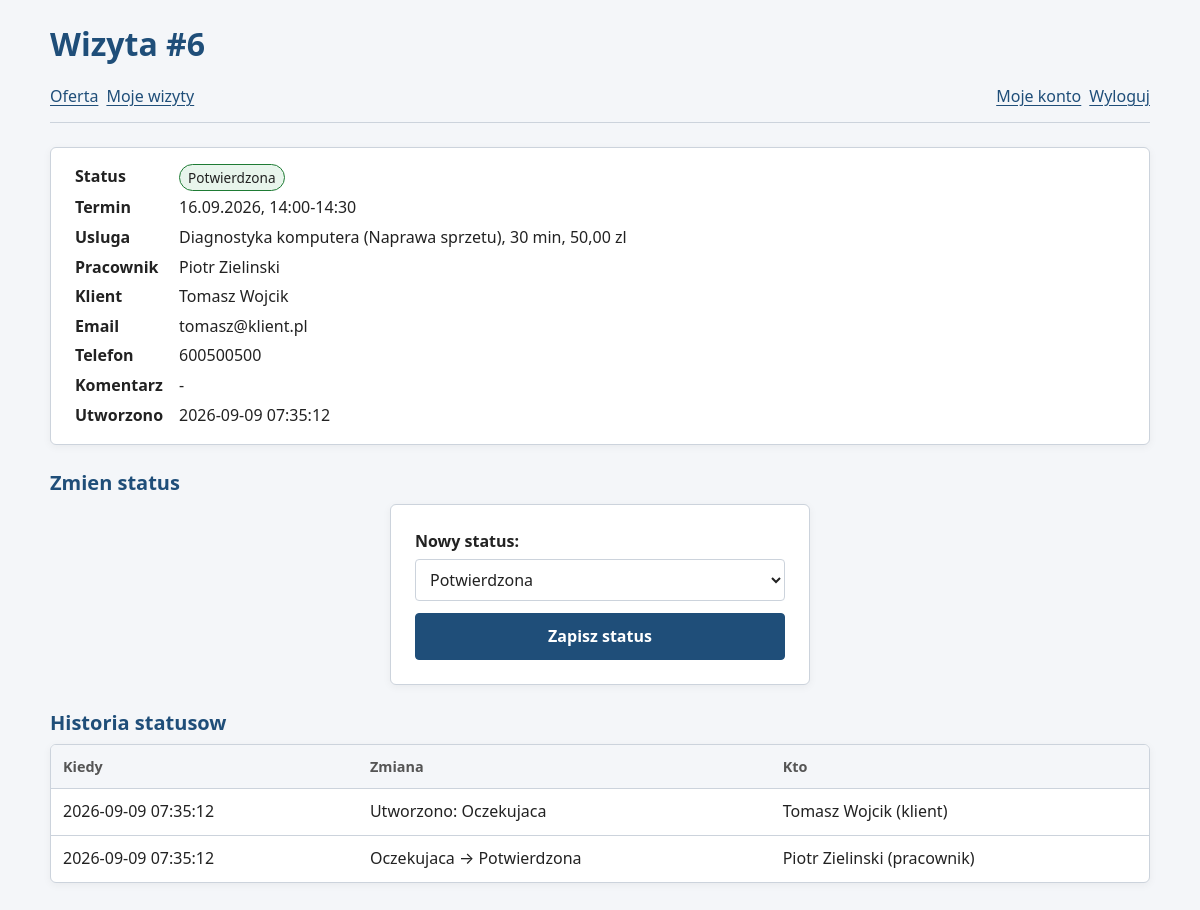
The app's page /wizyta.php?id=6 (signed in) with its own data.
### tables this page shows
CREATE TABLE rezerwacje (
    id INT AUTO_INCREMENT PRIMARY KEY,
    uzytkownik_id INT NOT NULL,
    pracownik_id INT NOT NULL,
    usluga_id INT NOT NULL,
    data_rezerwacji DATE NOT NULL,
    godzina_od TIME NOT NULL,
    godzina_do TIME NOT NULL,
    status ENUM('oczekujaca', 'potwierdzona', 'zrealizowana', 'anulowana') NOT NULL DEFAULT 'oczekujaca',
    komentarz TEXT,
    data_utworzenia TIMESTAMP NOT NULL DEFAULT CURRENT_TIMESTAMP,
    FOREIGN KEY (uzytkownik_id) REFERENCES uzytkownicy(id) ON DELETE RESTRICT,
    FOREIGN KEY (pracownik_id) REFERENCES pracownicy(id) ON DELETE RESTRICT,
    FOREIGN KEY (usluga_id) REFERENCES uslugi(id) ON DELETE RESTRICT,
    CHECK (godzina_do > godzina_od),
    INDEX idx_pracownik_data (pracownik_id, data_rezerwacji),
    INDEX idx_uzytkownik (uzytkownik_id)
);

CREATE TABLE uslugi (
    id INT AUTO_INCREMENT PRIMARY KEY,
    kategoria_id INT NOT NULL,
    nazwa VARCHAR(100) NOT NULL,
    opis TEXT,
    czas_trwania INT NOT NULL,
    cena DECIMAL(8,2) NOT NULL,
    aktywna TINYINT(1) NOT NULL DEFAULT 1,
    FOREIGN KEY (kategoria_id) REFERENCES kategorie_uslug(id) ON DELETE RESTRICT,
    CHECK (czas_trwania > 0),
    CHECK (cena >= 0)
);

CREATE TABLE kategorie_uslug (
    id INT AUTO_INCREMENT PRIMARY KEY,
    nazwa VARCHAR(100) NOT NULL,
    opis TEXT
);

CREATE TABLE uzytkownicy (
    id INT AUTO_INCREMENT PRIMARY KEY,
    imie VARCHAR(50) NOT NULL,
    nazwisko VARCHAR(50) NOT NULL,
    email VARCHAR(100) NOT NULL UNIQUE,
    haslo VARCHAR(255) NOT NULL,
    telefon VARCHAR(20),
    rola ENUM('klient', 'pracownik', 'administrator') NOT NULL DEFAULT 'klient',
    aktywny TINYINT(1) NOT NULL DEFAULT 1,
    data_utworzenia TIMESTAMP NOT NULL DEFAULT CURRENT_TIMESTAMP
);

### includes/statusy.php (called while the page is built, shortened)
<?php
function historiaStatusow(PDO $pdo, int $rezerwacjaId): array
{
    $stmt = $pdo->prepare(
        "SELECT h.status_przed, h.status_po, h.data_zmiany, CONCAT(u.imie, ' ', u.nazwisko) AS kto, u.rola
         FROM historia_statusow h
         LEFT JOIN uzytkownicy u ON u.id = h.zmienil_id
         WHERE h.rezerwacja_id = ?
         ORDER BY h.data_zmiany, h.id"
    );
    $stmt->execute([$rezerwacjaId]);
    return $stmt->fetchAll(PDO::FETCH_ASSOC);
}

### public/wizyta.php (the view, shortened to what this page needs)
<?php
require __DIR__ . '/../includes/wspolne.php';
require __DIR__ . '/../includes/statusy.php';
$rola = $_SESSION['user_rola'];
$id = liczba($_GET['id'] ?? '');
$warunek = '1';
$parametry = [];
if ($rola === 'pracownik') {
    $warunek = 'pracownik_id = (SELECT id FROM pracownicy WHERE uzytkownik_id = ?)';
    $parametry = [$_SESSION['user_id']];
}
$stmt = $pdo->prepare(
    "SELECT r.*, u.nazwa AS usluga, u.czas_trwania, u.cena, k.nazwa AS kategoria,
            CONCAT(kl.imie, ' ', kl.nazwisko) AS klient, kl.email, kl.telefon,
            CONCAT(pu.imie, ' ', pu.nazwisko) AS pracownik
     FROM rezerwacje r
     JOIN uslugi u ON u.id = r.usluga_id
     JOIN kategorie_uslug k ON k.id = u.kategoria_id
     JOIN uzytkownicy kl ON kl.id = r.uzytkownik_id
     JOIN pracownicy p ON p.id = r.pracownik_id
     JOIN uzytkownicy pu ON pu.id = p.uzytkownik_id
     WHERE r.id = ? AND ($warunek)"
);
$stmt->execute(array_merge([$id], $parametry));
$w = $stmt->fetch(PDO::FETCH_ASSOC);
?>
<div class="karta">
    <dl>
        <dt>Status</dt>
        <dd><span class="status status-<?= e($w['status']) ?>"><?= e(nazwaStatusu($w['status'])) ?></span></dd>
        <dt>Termin</dt>
        <dd><?= data($w['data_rezerwacji']) ?>, <?= godzina($w['godzina_od']) ?>-<?= godzina($w['godzina_do']) ?></dd>
        <dt>Usluga</dt>
        <dd><?= e($w['usluga']) ?> (<?= e($w['kategoria']) ?>), <?= (int) $w['czas_trwania'] ?> min, <?= cena($w['cena']) ?></dd>
        <dt>Pracownik</dt>
        <dd><?= e($w['pracownik']) ?></dd>
        <dt>Klient</dt>
        <dd><?= e($w['klient']) ?></dd>
        <dt>Email</dt>
        <dd><?= e($w['email']) ?></dd>
        <dt>Telefon</dt>
        <dd><?= e($w['telefon']) ?: '-' ?></dd>
        <dt>Komentarz</dt>
        <dd><?= e($w['komentarz']) ?: '-' ?></dd>
        <dt>Utworzono</dt>
        <dd><?= e($w['data_utworzenia']) ?></dd>
    </dl>
</div>
<h2>Zmien status</h2>
<form method="post" class="edycja">
    <label>Nowy status:
        <select name="status">
            <?php foreach (STATUSY_REZERWACJI as $kod => $nazwa): ?>
                <option value="<?= e($kod) ?>"<?= $kod === $w['status'] ? ' selected' : '' ?>><?= e($nazwa) ?></option>
            <?php endforeach; ?>
        </select>
    </label>
    <button type="submit">Zapisz status</button>
</form>
<h2>Historia statusow</h2>
<?php $historia = historiaStatusow($pdo, (int) $w['id']); ?>
<?php if (!$historia): ?>
    <p>Brak zapisanych zmian.</p>
<?php else: ?>
    <div class="tabela">
        <table>
            <tr><th>Kiedy</th><th>Zmiana</th><th>Kto</th></tr>
            <?php foreach ($historia as $h): ?>
                <tr>
                    <td><?= e($h['data_zmiany']) ?></td>
                    <td><?= $h['status_przed'] ? e(nazwaStatusu($h['status_przed'])) . ' &rarr; ' : 'Utworzono: ' ?><?= e(nazwaStatusu($h['status_po'])) ?></td>
                    <td><?= e($h['kto'] ?? '-') ?><?= $h['rola'] ? ' (' . e($h['rola']) . ')' : '' ?></td>
                </tr>
            <?php endforeach; ?>
        </table>
    </div>
<?php endif; ?>

### css/style.css (style rules this page uses)
:root { color-scheme: light; --kolor-glowny: #1f4e79; --kolor-glowny-hover: #173b5d; --kolor-tlo: #f4f6f9; --kolor-powierzchni: #fff; --kolor-tekst: #222; --kolor-tekst-pomocniczy: #555; --kolor-ramka: #ccd3dc; --kolor-blad: #b3261e; --kolor-blad-hover: #8c1d17; --kolor-blad-tlo: #fdecea; --kolor-sukces: #1e7b34; --kolor-sukces-tlo: #e8f5ec; --kolor-ostrzezenie: #e0b44a; --kolor-ostrzezenie-tlo: #fff6e0; --kolor-info-tlo: #e7eef7; --szerokosc-tresci: 800px; --szerokosc-formularza: 420px; --odstep-xs: 4px; --odstep-sm: 8px; --odstep-md: 12px; --odstep-lg: 16px; --odstep-xl: 24px; --odstep-xxl: 32px; --promien: 6px; --promien-maly: 4px; --cien: 0 2px 8px rgb(0 0 0 / 5%); --przejscie: 0.2s ease; }
*, *::before, *::after { box-sizing: border-box; }
html { -webkit-text-size-adjust: 100%; text-size-adjust: 100%; }
body { margin: 0; padding: 0 var(--odstep-lg) var(--odstep-xxl); font-family: system-ui, -apple-system, "Segoe UI", Roboto, Arial, Helvetica, sans-serif; font-size: 16px; line-height: 1.6; color: var(--kolor-tekst); background: var(--kolor-tlo); }
h1, h2 { color: var(--kolor-glowny); }
h2 { margin: 0 0 var(--odstep-sm); font-size: 1.25rem; line-height: 1.35; }
form, .kategoria, .karta, .tabela, .licznik { background: var(--kolor-powierzchni); border: 1px solid var(--kolor-ramka); border-radius: var(--promien); box-shadow: var(--cien); }
form { width: 100%; max-width: var(--szerokosc-formularza); margin: 0 auto; padding: var(--odstep-xl); }
label { display: block; margin-bottom: var(--odstep-xs); font-weight: 700; }
input:not([type="checkbox"], [type="radio"]), select, textarea { display: block; width: 100%; min-height: 42px; margin-top: var(--odstep-xs); padding: var(--odstep-sm) 10px; font: inherit; color: var(--kolor-tekst); background: var(--kolor-powierzchni); border: 1px solid var(--kolor-ramka); border-radius: var(--promien-maly); transition: border-color var(--przejscie), box-shadow var(--przejscie); }
label input:not([type="checkbox"], [type="radio"]), label select, label textarea { font-weight: 400; }
button { display: block; width: 100%; min-height: 44px; margin-top: var(--odstep-md); padding: 10px var(--odstep-lg); font: inherit; font-weight: 700; color: #fff; background: var(--kolor-glowny); border: 1px solid var(--kolor-glowny); border-radius: var(--promien-maly); cursor: pointer; transition: background var(--przejscie), border-color var(--przejscie); }
body.admin, body.panel { --szerokosc-tresci: 1100px; }
.tabela { overflow-x: auto; margin-bottom: var(--odstep-xl); }
table { width: 100%; border-collapse: collapse; }
th, td { padding: 10px var(--odstep-md); text-align: left; vertical-align: top; border-bottom: 1px solid var(--kolor-ramka); }
th { font-size: 0.9rem; color: var(--kolor-tekst-pomocniczy); background: var(--kolor-tlo); white-space: nowrap; }
tr:last-child td { border-bottom: none; }
.status { display: inline-block; padding: 2px var(--odstep-sm); font-size: 0.85rem; background: var(--kolor-tlo); border: 1px solid var(--kolor-ramka); border-radius: 999px; }
.status-potwierdzona { background: var(--kolor-sukces-tlo); border-color: var(--kolor-sukces); }
.admin form.edycja, .panel form.edycja { margin-bottom: var(--odstep-xl); }
.karta { margin-bottom: var(--odstep-xl); padding: var(--odstep-lg) var(--odstep-xl); }
.karta dl { display: grid; grid-template-columns: max-content 1fr; gap: var(--odstep-xs) var(--odstep-lg); margin: 0; }
.karta dt { font-weight: 700; }
.karta dd { margin: 0; }

### records on screen
rezerwacje: status "Potwierdzona", data_rezerwacji "16.09.2026", godzina_od "14:00", godzina_do "14:30", usluga.nazwa "Diagnostyka komputera", kategorie_uslug.nazwa "Naprawa sprzetu", usluga.czas_trwania "30", usluga.cena "50,00 zl", uzytkownik.email "tomasz@klient.pl", uzytkownik.telefon "600500500", komentarz "-", data_utworzenia "2026-09-09 07:35:12"

### other values on screen
$tytul "Wizyta #6"
$nazwa "Oferta"
$nazwa "Moje wizyty"
$w['pracownik'] "Piotr Zielinski"
$w['klient'] "Tomasz Wojcik"
$h['data_zmiany'] "2026-09-09 07:35:12"
nazwaStatusu($h['status_po']) "Oczekujaca"
$h['kto'] "Tomasz Wojcik"
$h['rola'] "klient"
nazwaStatusu($h['status_przed']) "Oczekujaca"
nazwaStatusu($h['status_po']) "Potwierdzona"
$h['kto'] "Piotr Zielinski"
$h['rola'] "pracownik"
